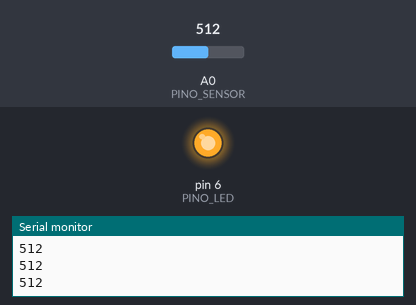
Bench run of a sketch on a simulated Arduino Uno, built with avr-gcc and run on an emulated ATmega328P. Parts: output pins drawn as LEDs (lit = HIGH), the last lines printed to the serial monitor. The test bench sets the inputs (shaded band); at power-on: A0 (PINO_SENSOR) = 512.

Above: at 1.2 s.
1.3 s: A0 (PINO_SENSOR) set to 209
2.8 s: A0 (PINO_SENSOR) set to 183
At 3.9 s:
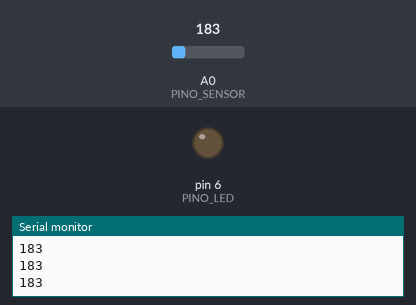
4.7 s: A0 (PINO_SENSOR) set to 210
At 5.2 s:
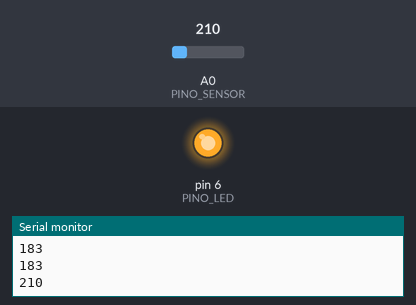
6.2 s: A0 (PINO_SENSOR) set to 190
At 7.8 s:
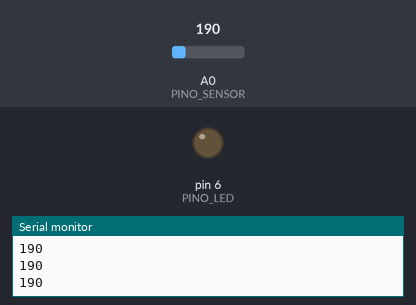
Timing chart, 0 to 9.0 s (numbered marks = the images above; inputs shaded):
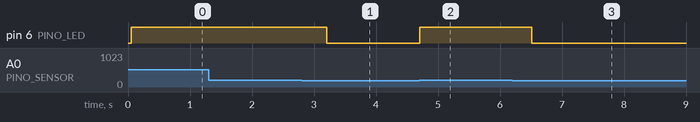

The sketch:

sensor-de_som.ino
```cpp
const int PINO_LED = 6; // Pino 6 conectado ao LED
const int PINO_SENSOR = A0; // Pino A0 conectado ao sensor de som

void setup() {

  Serial.begin(9600); // Inicializa a comunicacao serial

  pinMode(PINO_SENSOR, INPUT); // Pino definido como entrada

  pinMode(PINO_LED, OUTPUT); // Pino definido como saida
  digitalWrite(PINO_LED, LOW); // LED apagado

}

void loop() {

  Serial.println(analogRead(PINO_SENSOR)); // Le as informacoes obtidas do sensor
  delay(50); // Tempo de atualizacao de informacoes

  if (analogRead(PINO_SENSOR) >= 200) { // Se a leitura do sensor de som for maior ou igual a 700

    digitalWrite(PINO_LED, HIGH); // LED ligado
    delay(300); // 3 segundos o LED permanece ligado

  } else {

    digitalWrite(PINO_LED, LOW); // LED apagado

  }
  delay(100);
}
```

Measured:
- the behaviour switches between 200 and 199 on A0 (PINO_SENSOR) (found by bisection; images 0 and 1)
- after the input at 2.8 s, pin 6 (PINO_LED): HIGH → LOW after 0.40 s
- after the input at 4.7 s, pin 6 (PINO_LED): LOW → HIGH at once
- after the input at 6.2 s, pin 6 (PINO_LED): HIGH → LOW after 0.31 s
